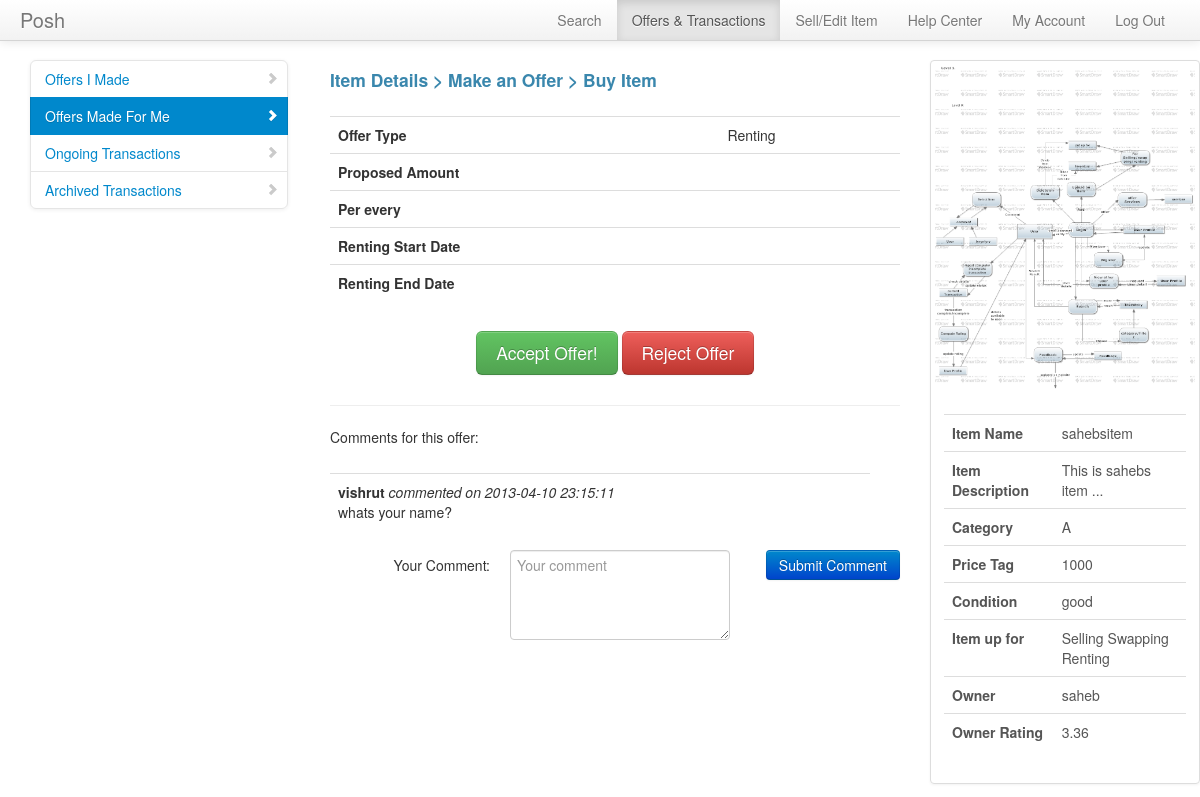
The page /manageoffers/viewofferrent.php?offerid=76 (signed in) on the database its author committed.
### tables this page shows
CREATE TABLE IF NOT EXISTS `comments` (
  `commentid` int(11) NOT NULL AUTO_INCREMENT,
  `commenter` varchar(20) NOT NULL,
  `offerid` int(10) NOT NULL,
  `time` timestamp NULL DEFAULT CURRENT_TIMESTAMP,
  `comment` varchar(500) DEFAULT NULL,
  PRIMARY KEY (`commentid`),
  KEY `commenter` (`commenter`),
  KEY `offerid` (`offerid`)
);

CREATE TABLE IF NOT EXISTS `inventory` (
  `itemid` int(10) NOT NULL AUTO_INCREMENT,
  `owner` varchar(20) NOT NULL,
  `itemname` varchar(40) NOT NULL,
  `category` varchar(40) NOT NULL,
  `addedon` timestamp NOT NULL DEFAULT CURRENT_TIMESTAMP,
  `pricetag` int(10) NOT NULL,
  `description` varchar(500) NOT NULL,
  `condition` varchar(20) NOT NULL,
  `image` varchar(30) DEFAULT NULL,
  PRIMARY KEY (`itemid`),
  KEY `owner` (`owner`)
);

CREATE TABLE IF NOT EXISTS `users` (
  `username` varchar(20) NOT NULL,
  `studentid` int(10) NOT NULL,
  `email` varchar(40) NOT NULL,
  `firstname` varchar(40) NOT NULL,
  `lastname` varchar(40) NOT NULL,
  `roomno` int(3) NOT NULL,
  `wing` varchar(1) NOT NULL,
  `rating` float NOT NULL,
  `password` varchar(20) NOT NULL,
  `confirmed` int(1) NOT NULL,
  `ratingno` int(11) DEFAULT '1',
  `random` int(11) DEFAULT NULL,
  PRIMARY KEY (`username`)
);

### meekrodb.2.1.class.php (called while the page is built, shortened)
<?php
class DB {
  protected static $mdb = null;
  public static function getMDB() {
    $mdb = DB::$mdb;
    if ($mdb === null) {
      $mdb = DB::$mdb = new MeekroDB();
    }
    return $mdb;
  }
  public static function query() { $args = func_get_args(); return call_user_func_array(array(DB::getMDB(), 'query'), $args); }
}
class MeekroDB {
  public $dbName = '';
  public $user = '';
  public $password = '';
  public $host = 'localhost';
  public $port = null;
  public $encoding = 'latin1';
  public $queryMode = 'queryAllRows';
  public $param_char = '%';
  public $named_param_seperator = '_';
  public $internal_mysql = null;
  public function __construct($host=null, $user=null, $password=null, $dbName=null, $port=null, $encoding=null) {
    if ($host === null) $host = DB::$host;
    if ($user === null) $user = DB::$user;
    if ($password === null) $password = DB::$password;
    if ($dbName === null) $dbName = DB::$dbName;
    if ($port === null) $port = DB::$port;
    if ($encoding === null) $encoding = DB::$encoding;
    $this->host = $host;
    $this->user = $user;
    $this->password = $password;
    $this->dbName = $dbName;
    $this->port = $port;
    $this->encoding = $encoding;
  }
  public function get() {
    $mysql = $this->internal_mysql;
    if ($mysql == null) {
      if (! $this->port) $this->port = ini_get('mysqli.default_port');
      $mysql = new mysqli($this->host, $this->user, $this->password, $this->dbName, $this->port);
      $mysql->set_charset($this->encoding);
      $this->internal_mysql = $mysql;
    }
    return $mysql;
  }
  public function escape($str) {
    $db = $this->get();
    return $db->real_escape_string($str);
  }
  protected function prependCall($function, $args, $prepend) {
    array_unshift($args, $prepend);
    return call_user_func_array($function, $args);
  }
  protected function wrapStr($strOrArray, $wrapChar, $escape = false) {
    if (! is_array($strOrArray)) {
      if ($escape) return $wrapChar . $this->escape($strOrArray) . $wrapChar;
      else return $wrapChar . $strOrArray . $wrapChar;
    } else {
      $R = array();
      foreach ($strOrArray as $element) {
        $R[] = $this->wrapStr($element, $wrapChar, $escape);
      }
      return $R;
    }
  }
  public function freeResult($result) {
    return $result->free();
  }
  public function parseQueryParamsNew() {
    $args = func_get_args();
    $sql = array_shift($args);
    $args_all = $args;
    $posList = array();
    $pos_adj = 0;
    $param_char_length = strlen($this->param_char);
    $named_seperator_length = strlen($this->named_param_seperator);
    $types = array(
      $this->param_char . 'll',
      $this->param_char . 'ls',
      $this->param_char . 'l',
      $this->param_char . 'li',
      $this->param_char . 'ld',
      $this->param_char . 'lb',
      $this->param_char . 's',
      $this->param_char . 'i',
      $this->param_char . 'd',
      $this->param_char . 'b',
      $this->param_char . 'ss'
    );
    foreach ($types as $type) {
      $lastPos = 0;
      while (($pos = strpos($sql, $type, $lastPos)) !== false) {
        $lastPos = $pos + 1;
        $posList[$pos] = $type;
      }
    }
    ksort($posList);
    foreach ($posList as $pos => $type) {
      $type = substr($type, $param_char_length);
      $length_type = strlen($type) + $param_char_length;
      $new_pos = $pos + $pos_adj;
      $new_pos_back = $new_pos + $length_type;
      if ($arg_number_length = strspn($sql, '0123456789', $new_pos_back)) {
        $arg_number = substr($sql, $new_pos_back, $arg_number_length);
        if (! isset($args_all[$arg_number])) $this->nonSQLError("Non existent argument reference (arg $arg_number): $sql");
        $arg = $args_all[$arg_number];
      } else {
        $arg = array_shift($args);
      }
      if (in_array($type, array('s', 'i', 'd', 'b', 'l'))) {
        $array_type = false;
        $arg = array($arg);
        $type = 'l' . $type;
      } else if ($type == 'ss') {
        $result = "'%" . $this->escape(str_replace(array('%', '_'), array('\%', '\_'), $arg)) . "%'";
      } else {
        $array_type = true;
        if (! is_array($arg)) $this->nonSQLError("Badly formatted SQL query: $sql -- expecting array, but didn't get one!");
      }
      if ($type == 'ls') $result = $this->wrapStr($arg, "'", true);
      else if ($type == 'li') $result = array_map('intval', $arg);
      else if ($type == 'ld') $result = array_map('floatval', $arg);
      else if ($type == 'lb') $result = array_map(array($this, 'formatTableName'), $arg);
      else if ($type == 'll') $result = $arg;
      else if (! $result) $this->nonSQLError("Badly formatted SQL query: $sql");
      if (is_array($result)) {
        if (! $array_type) $result = $result[0];
        else $result = '(' . implode(',', $result) . ')';
      }
      $sql = substr_replace($sql, $result, $new_pos, $length_type + $arg_number_length);
      $pos_adj += strlen($result) - ($length_type + $arg_number_length);
    }
    return $sql;
  }
  public function parseQueryParams() {
    $args = func_get_args();
    if (is_string($args[1]) && preg_match('/^[is]+$/', $args[1]) && substr_count($args[0], '?') > 0)
      return call_user_func_array(array($this, 'parseQueryParamsOld'), $args);
    else
      return call_user_func_array(array($this, 'parseQueryParamsNew'), $args);
  }
  public function query() {
    $args = func_get_args();
    if ($this->queryMode == 'buffered' || $this->queryMode == 'unbuffered') {
      return $this->prependCall(array($this, 'queryHelper'), $args, $this->queryMode);
    } else {
      return call_user_func_array(array($this, 'queryAllRows'), $args);
    }
  }
  public function queryUnbuf() { $args = func_get_args(); return $this->prependCall(array($this, 'queryHelper'), $args, 'unbuffered'); }
  protected function queryHelper() {
    $args = func_get_args();
    $type = array_shift($args);
    $is_buffered = ($type == 'buffered');
    $is_null = ($type == 'null');
    $sql = call_user_func_array(array($this, 'parseQueryParams'), $args);
    $db = $this->get();
    $result = $db->query($sql, $is_buffered ? MYSQLI_STORE_RESULT : MYSQLI_USE_RESULT);
    return $result;
  }
  public function queryAllRows() {
    $args = func_get_args();
    $query = call_user_func_array(array($this, 'queryUnbuf'), $args);
    $result = $this->fetchAllRows($query);
    return $result;
  }
  protected function checkError() {
    return false;
  }
  public function fetchRow($result = null) {
    return $result->fetch_assoc();
  }
  public function fetchAllRows($result = null) {
    $A = array();
    while ($row = $this->fetchRow($result)) {
      $A[] = $row;
    }
    return $A;
  }
}
?>

### manageoffers/viewofferrent.php (the view, shortened to what this page needs)
<!DOCTYPE html>
<?php
$offerdetails = DB::query("SELECT * from offerdetails where offerid=%i", $_GET['offerid']);
$offerdetails = $offerdetails[0];
$rentdetails = DB::query("SELECT * from rentdetails where offerid=%i", $_GET['offerid']);
$rentdetails = $rentdetails[0];
$selling = DB::query("SELECT * from inventory where itemid=%i", $offerdetails['sellingitem']);
$selling=$selling[0];
?>
<html lang="en">
  <head>
    <link href="../bootstrap/css/bootstrap.css" rel="stylesheet">
    <link href="datepicker.css" rel="stylesheet">
    <link href="../bootstrap/css/bootstrap-responsive.css" rel="stylesheet">
    <link href="../bootstrap/css/bootstrap-fileupload.css" rel="stylesheet">
    <link href="../bootstrap/css/docs.css" rel="stylesheet">
	</head>
	<body>
		<div class="navbar navbar-fixed-top">
			<div class="navbar-inner">
				<div class="container" style="width: auto; padding: 0 20px;">
					<a class="brand pull-left" href="#">Posh</a>
					<ul class="nav pull-right">
						<li><a href="../search/searchhome.php">Search</a></li>
						<li class="active"><a href="../manageoffers/listoffersbyme.php">Offers & Transactions</a></li>
						<li><a href="../inventory/viewitems.php">Sell/Edit Item</a></li>
						<li><a href="../helpcenter.php">Help Center</a></li>
						<li><a href="../userdetails.php">My Account</a></li>
						<li><a href="../login/logout.php">Log Out</a></li>
					</ul>
				</div>
			</div>
		</div>
		<div class="container" style="width: auto; padding: 20px 0px 0px 0px;">
			<div class="span3 bs-docs-sidebar">
				<ul class="nav nav-list bs-docs-sidenav">
					<li ><a href="listoffersbyme.php"><i class="icon-chevron-right"></i>Offers I Made</a></li>
					<li  class="active"><a href="listoffersforme.php"><i class="icon-chevron-right"></i>Offers Made For Me</a></li>
					<li><a href="../transactions/viewongoing.php"><i class="icon-chevron-right"></i>Ongoing Transactions</a></li>
					<li><a href="../transactions/archived.php"><i class="icon-chevron-right"></i>Archived Transactions</a></li>
				</ul>
			</div>
			<div class="span6">
			<div class="row-fluid">
			<h4><p class="text-info">Item Details > Make an Offer > Buy Item </p></h4>
			</div>
			<div class="row-fluid">
			<table class="table table-hover">
				<thead>
					<tr>
					<th></th>
					<th></th>
					</tr>
				</thead>
				<tr>
					<th>Offer Type </th>
					<td>Renting</td>
				</tr>
				<tr>
					<th>Proposed Amount </th>
					<td><?php echo $rentdetails['amount']?></td>
				</tr>
				<tr>
						<th>Per every  </th>
						<td><?php echo $rentdetails['per']?></td>
				</tr>
				<tr>
					<th>Renting Start Date </th>
					<td><?php echo $rentdetails['startdate']?></td>
				</tr>
				<tr>
					<th>Renting End Date </th>
					<td><?php echo $rentdetails['enddate']?></td>
				</tr>
			</table>
			</div>
			<div class="row-fluid">
			<p>
				<div class="span3"></div>
				<?php
				echo
			'<a class="btn btn-large btn-success" href="acceptoffer.php?offerid='.$_GET['offerid'].'" role="button" data-toggle="modal">Accept Offer!</a>';
			echo
				' <button class="btn btn-large btn-danger" onclick="showConfirmation('.$_GET['offerid'].')" class="btn btn-danger">Reject Offer</button>';
			?>
			</p>
			</div>
			<div class="row-fluid">
			<hr>
			<p>
			<?php
			$comments = DB::query("SELECT * from comments where offerid=%i order by time", $_GET['offerid']);
			echo 'Comments for this offer: ';
			echo '<table class="table table-hover">
				<thead>
					<tr>
					<th></th>
					<th></th>
					</tr>
				</thead>';
			foreach ($comments as $comment) {
				echo '<tr>
					<td><b>'.$comment['commenter'].'</b><i> commented on '.$comment['time'].'</i><br>'.$comment['comment'];
				echo'</td>
				</tr>';
			}
			echo 	'</table>';
			?>
			</p>
			<form name="comment" class="form-horizontal" action="submitcomment.php" method="post">
						<div class="control-group" id="commentgroup">
							<label class="control-label" for="inputComment">Your Comment: </label>
							<div class="controls">
							<textarea rows="4" name="comment" required id="inputComment" placeholder="Your comment" onkeyup=""></textarea>
							<button class="btn btn-primary pull-right" type="submit" id="signupbtn">Submit Comment</button>
							</div>
						</div>
			</form>
			</div>
		</div>
			<div class="span3">
			<div class="thumbnail">
			<?php echo '<img src="../upload/'.$selling['image'].'" alt="">';?>
			<div class="caption">
				<div class="row-fluid">
				<table class="table table-hover">
				<thead>
					<tr>
					<th></th>
					<th></th>
					</tr>
				</thead>
				<tr>
					<th>Item Name </th>
					<td><?php echo $selling['itemname']?></td>
				</tr>
				<tr>
					<th>Item Description </th>
					<td><?php echo substr($selling['description'],0,20)."..."?></td>
				</tr>
				<tr>
						<th>Category </th>
						<td><?php echo $selling['category']?></td>
				</tr>
				<tr>
					<th>Price Tag </th>
					<td><?php echo $selling['pricetag']?></td>
				</tr>
				<tr>
					<th>Condition </th>
					<td><?php echo $selling['condition']?></td>
				</tr>
				<tr>
					<th>Item up for </th>
					<td>
					<?php
						$ssrvalue = DB::query("SELECT ssr FROM ssritem WHERE itemid=%i",$selling['itemid']);
						$N = count($ssrvalue);
						$ssrstring = "";
						for($i=0;$i<$N;$i++){
							$val = array_values($ssrvalue[$i]);
							if($val[0]=='sell')
								$ssrstring=$ssrstring."Selling ";
							if($val[0]=='swap')
								$ssrstring=$ssrstring."Swapping ";
							if($val[0]=='rent')
								$ssrstring=$ssrstring."Renting ";
						}
						echo $ssrstring;
					?>
					</td>
				</tr>
				<tr>
					<th>Owner </th>
					<td><?php echo $selling['owner'];?></td>
				</tr>
				<tr>
					<th>Owner Rating</th>
					<td><?php
					$user = DB::query("SELECT * from users where username=%s", $selling['owner']);
					$user = $user[0];
					echo round($user['rating'], 2);
					?></td>
				</tr>
				</table>
			</div>
			</div>
			</div>
			</div>
		</div>
	</body>
</html>

### manageoffers/viewofferrent.php (style rules this page uses)
body { padding-top: 40px; padding-bottom: 20px; }

### rows shown on the page
comments: commenter "vishrut", time "2013-04-10 23:15:11", comment "whats your name?"
inventory: image (picture), itemname "sahebsitem", description "This is sahebs item", category "A", pricetag "1000", condition "good", owner "saheb"
users: rating "3.36"

### other values the page prints
$ssrstring "Selling Swapping Renting"
